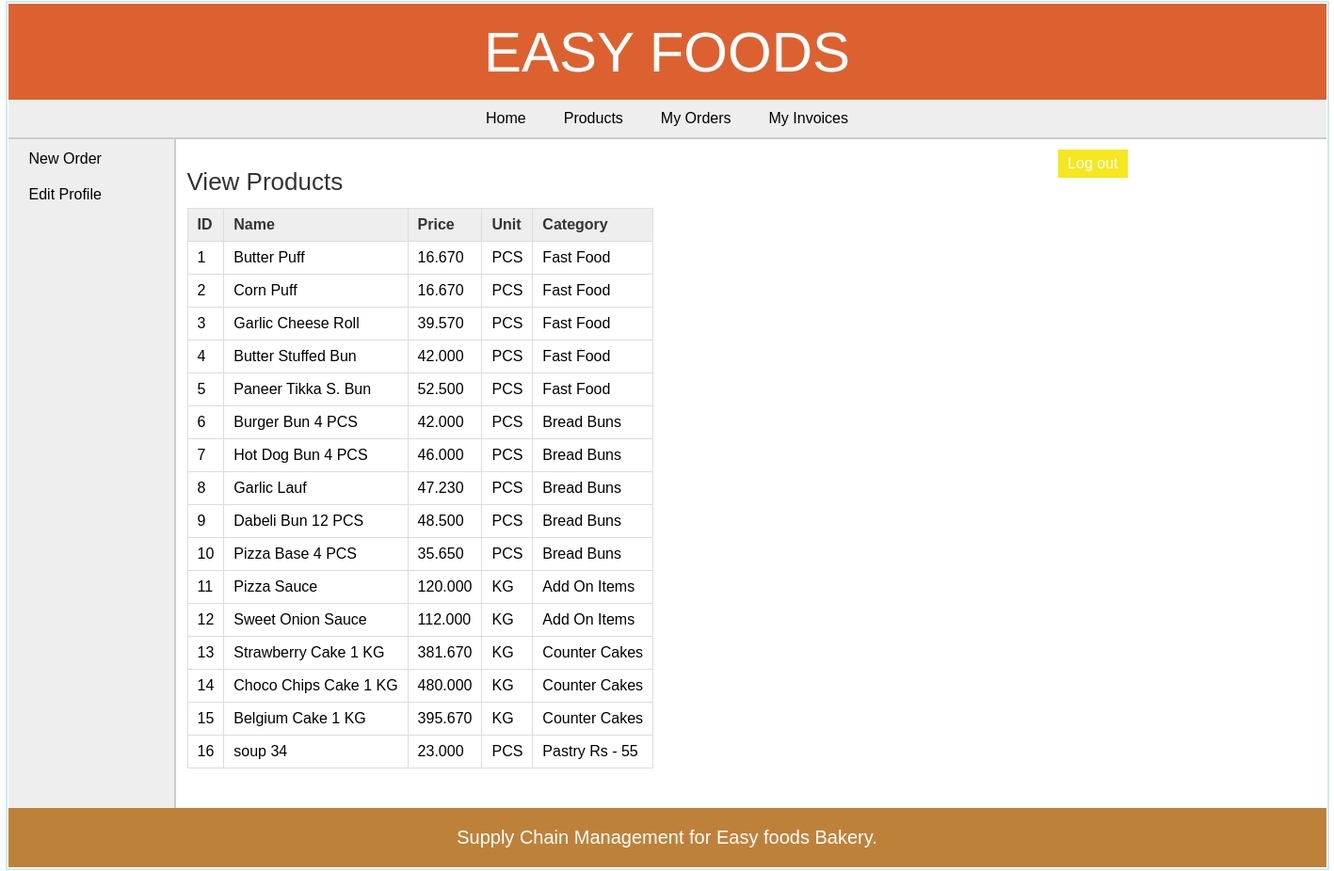
The app's page /retailer/view_products.php (signed in) with its own data.
### tables this page shows
CREATE TABLE `products` (
  `pro_id` int(11) NOT NULL,
  `pro_name` varchar(25) NOT NULL,
  `pro_desc` text,
  `pro_price` decimal(10,3) NOT NULL,
  `unit` int(11) NOT NULL,
  `pro_cat` int(11) NOT NULL,
  `quantity` int(6) DEFAULT NULL
);

CREATE TABLE `unit` (
  `id` int(11) NOT NULL,
  `unit_name` varchar(20) NOT NULL,
  `unit_details` text
);

CREATE TABLE `categories` (
  `cat_id` int(11) NOT NULL,
  `cat_name` varchar(25) NOT NULL,
  `cat_details` text
);

### retailer/view_products.php (the view, shortened to what this page needs)
<?php
	include("../includes/config.php");
	if(isset($_SESSION['retailer_login'])) {
			$query_selectProducts = "SELECT * FROM products,categories,unit WHERE products.pro_cat=categories.cat_id AND products.unit=unit.id ORDER BY pro_id";
			$result_selectProducts = mysqli_query($con,$query_selectProducts);
		}
		else {
			header('Location:../index.php');
		}
?>
<!DOCTYPE html>
<html>
<head>
	<link rel="stylesheet" href="../includes/main_style.css" >
</head>
<body>
	<?php
		include("../includes/header.inc.php");
		include("../includes/nav_retailer.inc.php");
		include("../includes/aside_retailer.inc.php");
	?>
	<section>
		<h1>View Products</h1>
		<form action="" method="POST" class="form">
		<table class="table_displayData">
			<tr>
				<th> ID </th>
				<th> Name </th>
				<th> Price </th>
				<th> Unit </th>
				<th> Category </th>
			</tr>
			<?php $i=1; while($row_selectProducts = mysqli_fetch_array($result_selectProducts)) { ?>
			<tr>
				<td> <?php echo $row_selectProducts['pro_id']; ?> </td>
				<td> <?php echo $row_selectProducts['pro_name']; ?> </td>
				<td> <?php echo $row_selectProducts['pro_price']; ?> </td>
				<td> <?php echo $row_selectProducts['unit_name']; ?> </td>
				<td> <?php echo $row_selectProducts['cat_name']; ?> </td>
			</tr>
			<?php $i++; } ?>
		</table>
		</form>
	</section>
	<?php
		include("../includes/footer.inc.php");
	?>
</body>
</html>

### includes/main_style.css (style rules this page uses)
* { font-family: arial,sans-serif; margin:0px; padding:1px; }
body { width:1400px; margin:auto; border:2px solid #cbecec; }
section { width:1000px; padding:10px; padding-bottom:40px; }
section h1 { margin-bottom:10px; font-weight:normal; color:#333; font-size: 26px; }
table { border-collapse: collapse; }
.table_displayData td, .table_displayData th { border:1px solid #ddd; padding: 8px 10px; text-align: left; }
.table_displayData th { background-color:#eee; color:#333; }

### records on screen
products: pro_id "1", pro_name "Butter Puff", pro_price "16.670", unit.unit_name "PCS", pro_cat.cat_name "Fast Food"
products: pro_id "2", pro_name "Corn Puff", pro_price "16.670", unit.unit_name "PCS", pro_cat.cat_name "Fast Food"
products: pro_id "3", pro_name "Garlic Cheese Roll", pro_price "39.570", unit.unit_name "PCS", pro_cat.cat_name "Fast Food"
products: pro_id "4", pro_name "Butter Stuffed Bun", pro_price "42.000", unit.unit_name "PCS", pro_cat.cat_name "Fast Food"
products: pro_id "5", pro_name "Paneer Tikka S. Bun", pro_price "52.500", unit.unit_name "PCS", pro_cat.cat_name "Fast Food"
products: pro_id "6", pro_name "Burger Bun 4 PCS", pro_price "42.000", unit.unit_name "PCS", pro_cat.cat_name "Bread Buns"
products: pro_id "7", pro_name "Hot Dog Bun 4 PCS", pro_price "46.000", unit.unit_name "PCS", pro_cat.cat_name "Bread Buns"
products: pro_id "8", pro_name "Garlic Lauf", pro_price "47.230", unit.unit_name "PCS", pro_cat.cat_name "Bread Buns"
products: pro_id "9", pro_name "Dabeli Bun 12 PCS", pro_price "48.500", unit.unit_name "PCS", pro_cat.cat_name "Bread Buns"
products: pro_id "10", pro_name "Pizza Base 4 PCS", pro_price "35.650", unit.unit_name "PCS", pro_cat.cat_name "Bread Buns"
products: pro_id "11", pro_name "Pizza Sauce", pro_price "120.000", unit.unit_name "KG", pro_cat.cat_name "Add On Items"
products: pro_id "12", pro_name "Sweet Onion Sauce", pro_price "112.000", unit.unit_name "KG", pro_cat.cat_name "Add On Items"
products: pro_id "13", pro_name "Strawberry Cake 1 KG", pro_price "381.670", unit.unit_name "KG", pro_cat.cat_name "Counter Cakes"
products: pro_id "14", pro_name "Choco Chips Cake 1 KG", pro_price "480.000", unit.unit_name "KG", pro_cat.cat_name "Counter Cakes"
products: pro_id "15", pro_name "Belgium Cake 1 KG", pro_price "395.670", unit.unit_name "KG", pro_cat.cat_name "Counter Cakes"
products: pro_id "16", pro_name "soup 34", pro_price "23.000", unit.unit_name "PCS", pro_cat.cat_name "Pastry Rs - 55"
